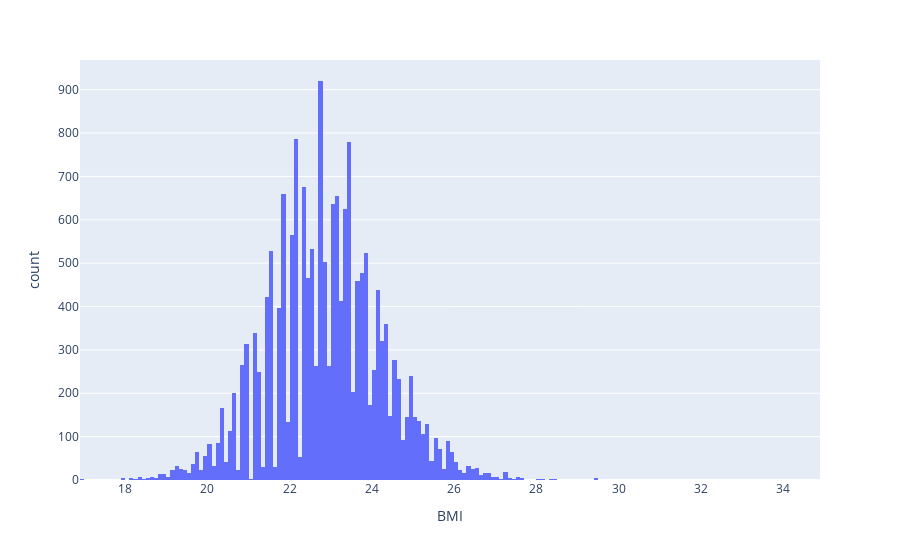

Notebook cell for this chart:
### Code cell
px.histogram(data_frame=fifa, x='BMI')

### Figure 1 — Plotly figure (JSON) as saved in the notebook; plotly's stock layout.template omitted (floating-point values rounded to 4 significant figures; data arrays with more than 128 entries replaced by an {"elided": "..."} marker saying what was removed)
{"data": [{"alignmentgroup": "True", "bingroup": "x", "hovertemplate": "BMI=%{x}<br>count=%{y}<extra></extra>", "legendgroup": "", "marker": {"color": "#636efa", "pattern": {"shape": ""}}, "name": "", "offsetgroup": "", "orientation": "v", "showlegend": false, "type": "histogram", "x": {"elided": "18207 float values"}, "xaxis": "x", "yaxis": "y"}], "layout": {"barmode": "relative", "legend": {"tracegroupgap": 0}, "margin": {"t": 60}, "xaxis": {"anchor": "y", "domain": [0, 1], "title": {"text": "BMI"}}, "yaxis": {"anchor": "x", "domain": [0, 1], "title": {"text": "count"}}}}
